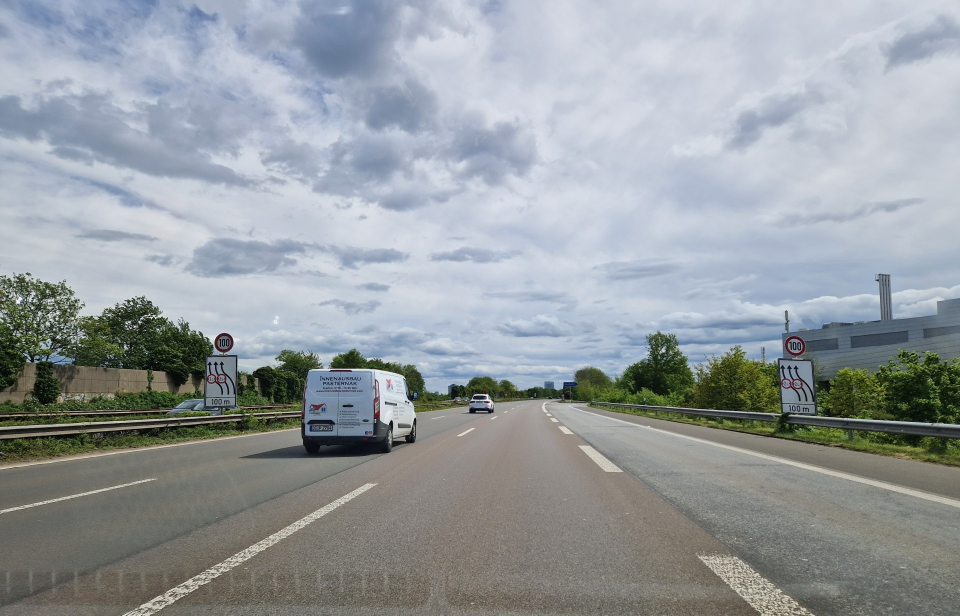
#> input picture input_data/103.jpg, 1920 x 1231 px (shown at 1/2 size); its folder holds 4 pictures in this run
$ python downscale.py
#> lines starting #> are read from the running program, lines starting #| are printed output that depends on the picture
# Author: Max Hannawald
# Helper script to downscale the input images to ~1080p for the analysis. Not part of the analysis pipeline.

import cv2
import os

input_folder = "input_data/"
output_folder = "output/"
# make sure the output folder exists
if not os.path.exists(output_folder):
    os.makedirs(output_folder)

files = [f for f in os.listdir(input_folder) if os.path.isfile(os.path.join(input_folder, f))]
count = 1  # counter for naming
target_size = (1920, 1440)

# loop through files and resize
for file in files:
    try:
        file_path = os.path.join(input_folder, file)
        img = cv2.imread(file_path)
#> img is the input picture: shape (1231, 1920, 3); mean B, G, R 159.9, 155.9, 150
        if img is None:
            print(f"Failed to load {file}")
            continue

        img_resized = cv2.resize(img, target_size, interpolation=cv2.INTER_AREA)  # resize the image
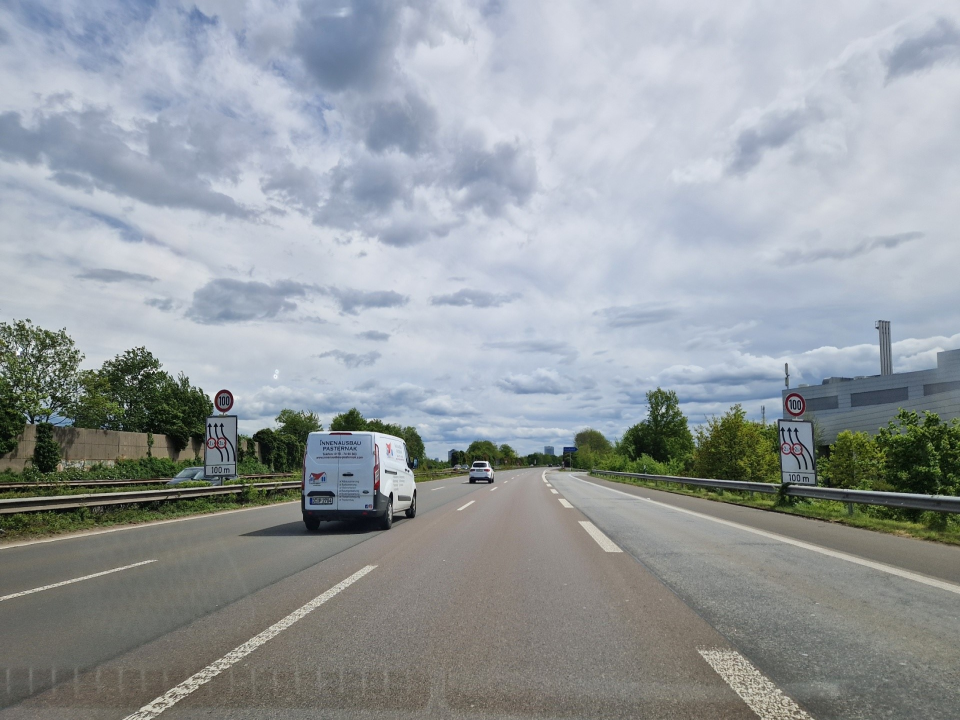
#> img_resized: shape (1440, 1920, 3) (shown at 1/2 size); mean B, G, R 159.9, 155.8, 150
        new_filename = f"{count}.jpg"
        cv2.imwrite(os.path.join(output_folder, new_filename), img_resized)
        print(f"Resized and saved {new_filename}")
        count += 1
    except Exception as e:
        print(f"Unable to resize file {file}: {e}")
#> pass 2 of the loop `for file in files:`:
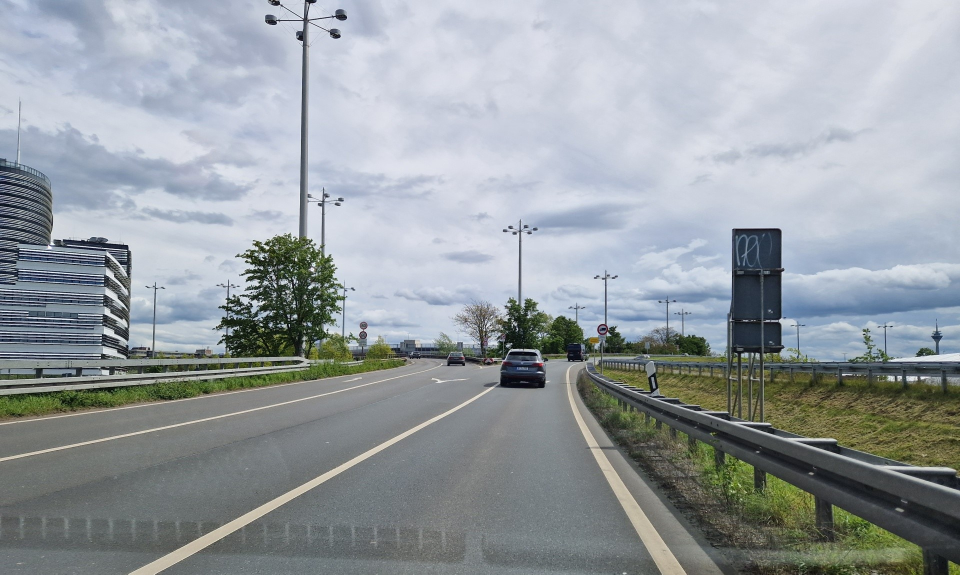
#> input picture input_data/106.jpg, 1920 x 1149 px (shown at 1/2 size)
#> img is the input picture: shape (1149, 1920, 3); mean B, G, R 161.1, 156.5, 149.9
#> `img_resized = cv2.resize(img, target_size, interpolation=cv2.INTER_AREA)`:
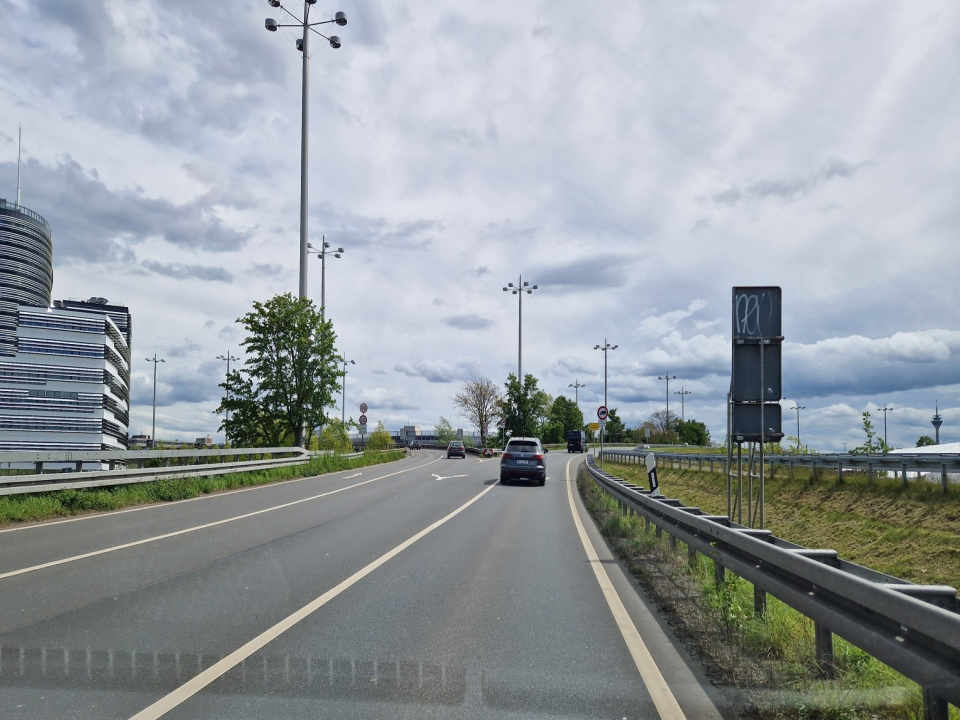
#> img_resized: shape (1440, 1920, 3) (shown at 1/2 size); mean B, G, R 161, 156.5, 149.8
#> pass 3 of the loop `for file in files:`:
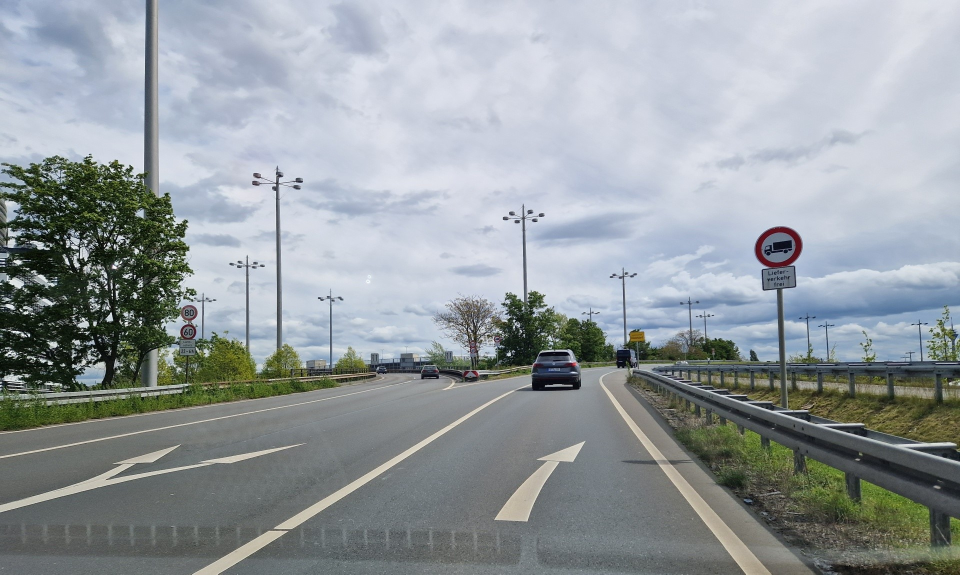
#> input picture input_data/107.jpg, 1920 x 1149 px (shown at 1/2 size)
#> img is the input picture: shape (1149, 1920, 3); mean B, G, R 159.2, 155.4, 148.5
#> `img_resized = cv2.resize(img, target_size, interpolation=cv2.INTER_AREA)`:
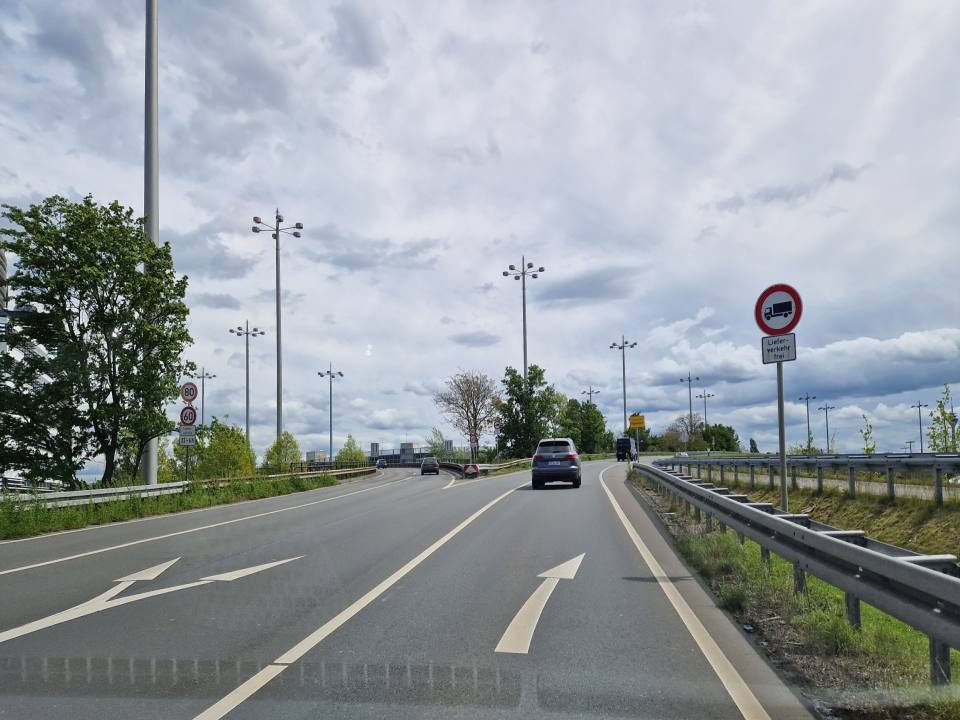
#> img_resized: shape (1440, 1920, 3) (shown at 1/2 size); mean B, G, R 159.2, 155.3, 148.4
#> the loop made 4 passes; the first 3 are shown
